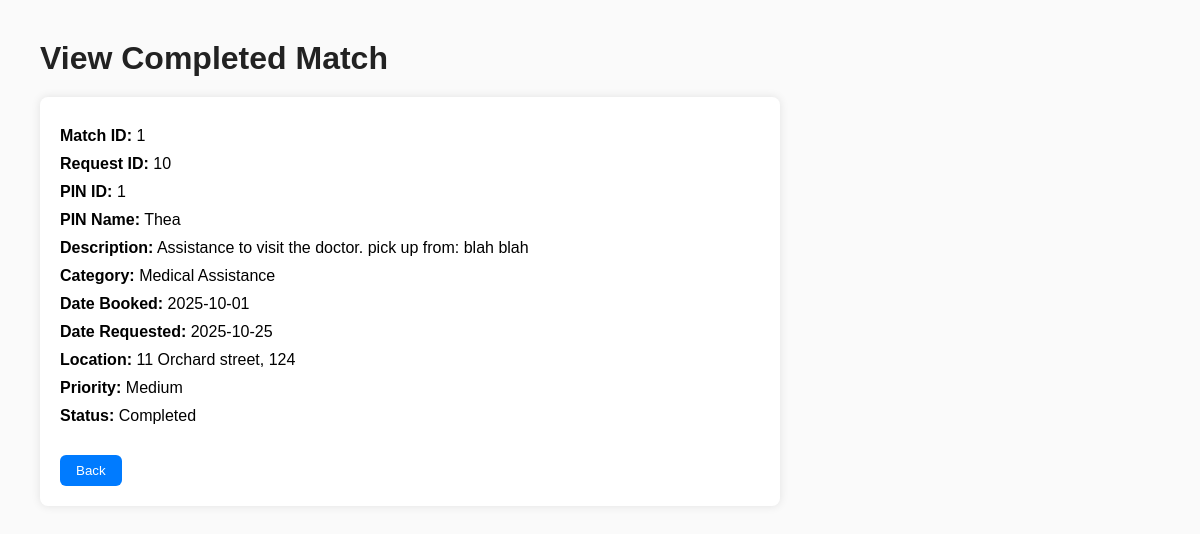
/boundaries/CSRRepViewCompletedMatch.php?mID=1, run on the app's committed database.
### tables this page shows
CREATE TABLE `volunteermatch` (
  `mID` int NOT NULL,
  `csrID` int NOT NULL,
  `rID` int NOT NULL,
  `dateBooked` date NOT NULL
);

CREATE TABLE `request` (
  `rID` int NOT NULL,
  `pinID` int NOT NULL,
  `description` text NOT NULL,
  `category` int DEFAULT NULL,
  `date` date DEFAULT NULL,
  `location` varchar(255) NOT NULL,
  `priority` enum('Low','Medium','High','') NOT NULL,
  `status` enum('Pending','InProgress','Completed','Incomplete') NOT NULL DEFAULT 'Pending',
  `viewCount` int NOT NULL DEFAULT '0',
  `savedCount` int NOT NULL DEFAULT '0'
);

CREATE TABLE `useraccount` (
  `aID` int NOT NULL,
  `name` varchar(100) NOT NULL,
  `password` varchar(255) NOT NULL,
  `phoneNumber` varchar(15) NOT NULL,
  `address` varchar(255) NOT NULL,
  `dob` date NOT NULL,
  `userProfile` int NOT NULL,
  `status` enum('Active','Suspended') NOT NULL DEFAULT 'Active'
);

CREATE TABLE `category` (
  `cID` int NOT NULL,
  `category` varchar(100) NOT NULL
);

### controllers/CSRRepViewCompletedHistoryMatchController.php (called while the page is built, shortened)
<?php
require_once __DIR__ . '/../entities/VolunteerMatch.php';
class CSRRepViewCompletedHistoryMatchController {
    private $entity;
    public function __construct() {
        $this->entity = new VolunteerMatch();
    }
    public function CSRRepGetCompletedMatchByMID($mID) {
        $completedMatchByMID = $this->entity->csrRepGetCompletedMatchByMID($mID);
        return $completedMatchByMID;
    }
}
?>

### entities/VolunteerMatch.php (called while the page is built, shortened)
<?php
	require_once __DIR__ . '/../config/DBConnection.php';
	class VolunteerMatch {
		public function csrRepGetCompletedMatchByMID($mID) {
			global $conn;
			$sql = "SELECT
						vm.mID AS mID,
						vm.csrID AS csrID,
						vm.rID AS rID,
						vm.dateBooked AS dateBooked,
						ua.name AS csrName,
						r.description,
						r.pinID,
						pinUA.name AS pinName,    -- PIN name
						r.category,
						c.category AS category,
						r.date,
						r.location,
						r.priority,
						r.status
					FROM volunteermatch vm
					JOIN useraccount ua ON vm.csrID = ua.aID
					JOIN request r ON r.rID = vm.rID
					JOIN useraccount pinUA ON r.pinID = pinUA.aID  -- PIN
					JOIN category c ON c.cID = r.category
					WHERE vm.mID = ?
					AND r.status = 'Completed'";
			$stmt = $conn->prepare($sql);
			$stmt->bind_param("i", $mID);
			$stmt->execute();
			$result = $stmt->get_result();
			$match = $result->fetch_assoc();
			return $match;
		}
	}
?>

### boundaries/CSRRepViewCompletedMatch.php (the view, shortened to what this page needs)
<?php
require_once __DIR__ . '/../controllers/CSRRepViewCompletedHistoryMatchController.php';
$mID = isset($_GET['mID']) ? intval($_GET['mID']) : 0;
$CSRRepViewCompletedHistoryMatchController = new CSRRepViewCompletedHistoryMatchController();
$match = $CSRRepViewCompletedHistoryMatchController->CSRRepGetCompletedMatchByMID($mID);
?>
<!DOCTYPE html>
<html lang="en">
<head>
</head>
<body>
    <h1>View Completed Match</h1>
    <div class="match-container">
        <?php if ($match): ?>
            <p><strong>Match ID:</strong> <?= htmlspecialchars($match['mID']); ?></p>
            <p><strong>Request ID:</strong> <?= htmlspecialchars($match['rID']); ?></p>
            <p><strong>PIN ID:</strong> <?= htmlspecialchars($match['pinID']); ?></p>
            <p><strong>PIN Name:</strong> <?= htmlspecialchars($match['pinName']); ?></p>
            <p><strong>Description:</strong> <?= htmlspecialchars($match['description']); ?></p>
            <p><strong>Category:</strong> <?= htmlspecialchars($match['category']); ?></p>
            <p><strong>Date Booked:</strong> <?= htmlspecialchars($match['dateBooked']); ?></p>
            <p><strong>Date Requested:</strong> <?= htmlspecialchars($match['date']); ?></p>
            <p><strong>Location:</strong> <?= htmlspecialchars($match['location']); ?></p>
            <p><strong>Priority:</strong> <?= htmlspecialchars($match['priority']); ?></p>
            <p><strong>Status:</strong> <?= htmlspecialchars($match['status']); ?></p>
        <?php else: ?>
            <p>Completed match not found.</p>
        <?php endif; ?>
        <button class="back-button" onclick="window.location.href='../index.php?action=CSRRepCompletedMatchHistoryPage';">Back</button>
    </div>
</body>
</html>

### boundaries/CSRRepViewCompletedMatch.php (style rules this page uses)
body { font-family: Arial, sans-serif; background: #fafafa; margin: 40px; }
h1 { color: #222; margin-bottom: 20px; }
.match-container { background: white; padding: 20px; border-radius: 8px; box-shadow: 0 0 10px rgba(0,0,0,0.1); max-width: 700px; }
p { margin: 10px 0; }
.back-button { margin-top: 20px; padding: 8px 16px; background: #007bff; color: white; border: none; border-radius: 6px; cursor: pointer; transition: background 0.2s; }

### data on the page
volunteermatch: mID "1", rID "10", rID.pinID "1", useraccount.name "Thea", rID.description "Assistance to visit the doctor. pick up from: blah blah", category.category "Medical Assistance", dateBooked "2025-10-01", rID.date "2025-10-25", rID.location "11 Orchard street, 124", rID.priority "Medium", rID.status "Completed"
